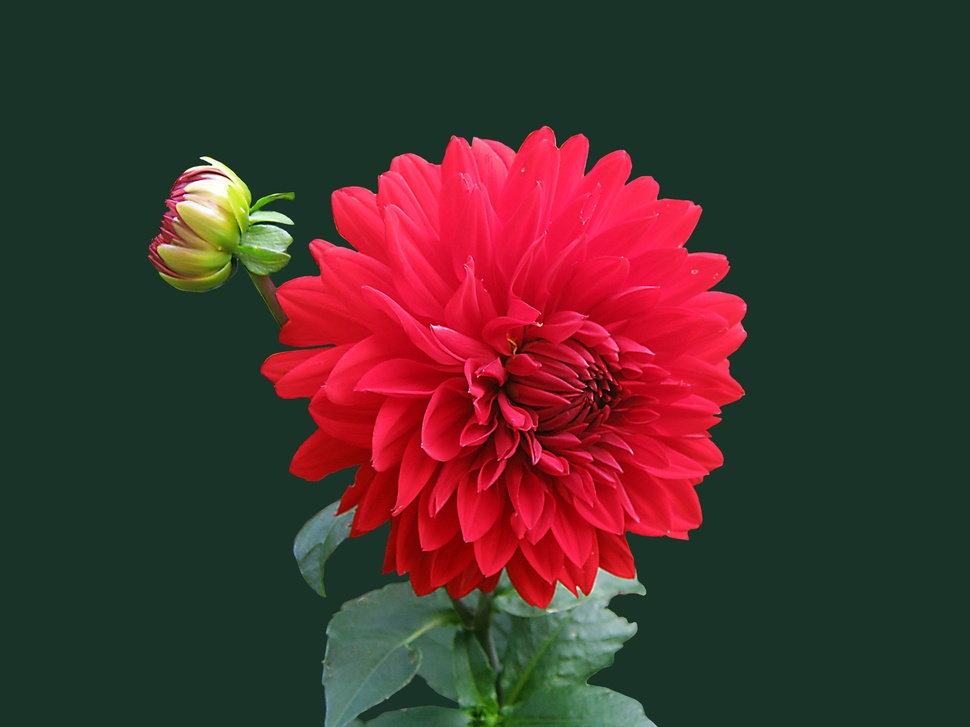
#> input picture Internship_AI,python,ML/AI file/flower1.jpg, 970 x 727 px, shrunk from 3648 x 2736 before the run
$ python Opencvcoderotateangel.py
#> lines starting #> are read from the running program, lines starting #| are printed output that depends on the picture; long printed decimals are rounded
import cv2
import numpy as np

#importing the opencv module
import cv2
# using imread('path') and 1 denotes read as  color image
img = cv2.imread(r'flower1.jpg',1)
#> img is the input picture: shape (727, 970, 3); mean B, G, R 45.6, 50, 72.6
# get image height, width
(h, w) = img.shape[:2]
#> h = 727; w = 970
# calculate the center of the image
center = (w / 2, h / 2)
#> center = (485, 363.5)

scale = 1.0

# Perform the counter clockwise rotation holding at the center
# 45 degrees
M = cv2.getRotationMatrix2D(center, 45, scale)
print(M)
#| [[   0.7071    0.7071 -114.980]
#|  [  -0.7071    0.7071  449.413]]
rotated45 = cv2.warpAffine(img, M, (h, w))
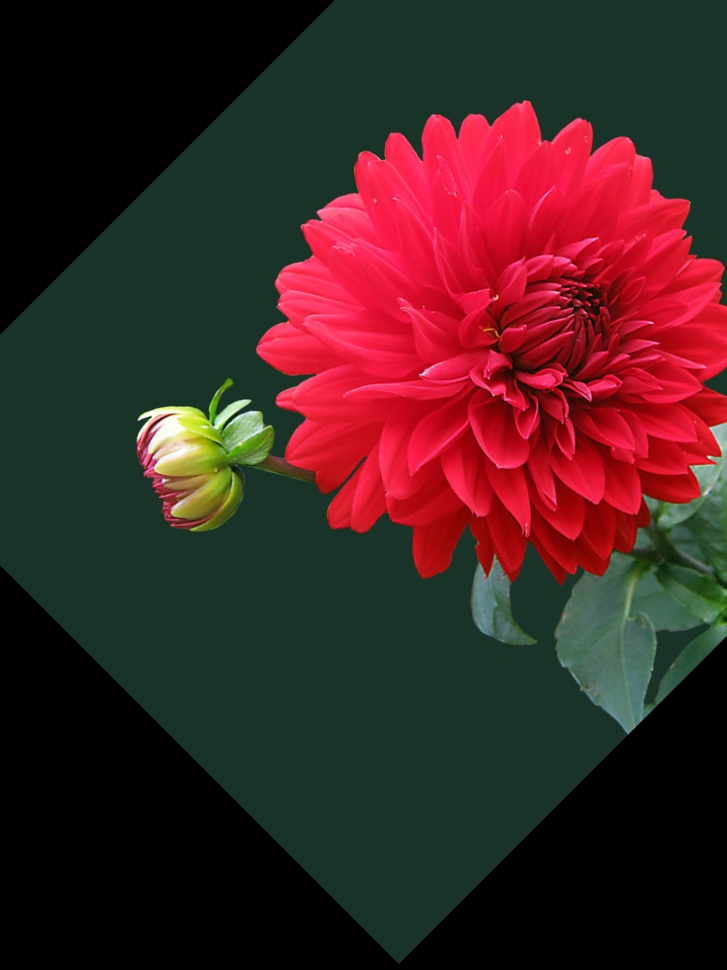
#> rotated45: shape (970, 727, 3); mean B, G, R 33.7, 34.7, 64.3

# 110 degrees
M = cv2.getRotationMatrix2D(center,110, scale)
rotated110 = cv2.warpAffine(img, M, (w, h))
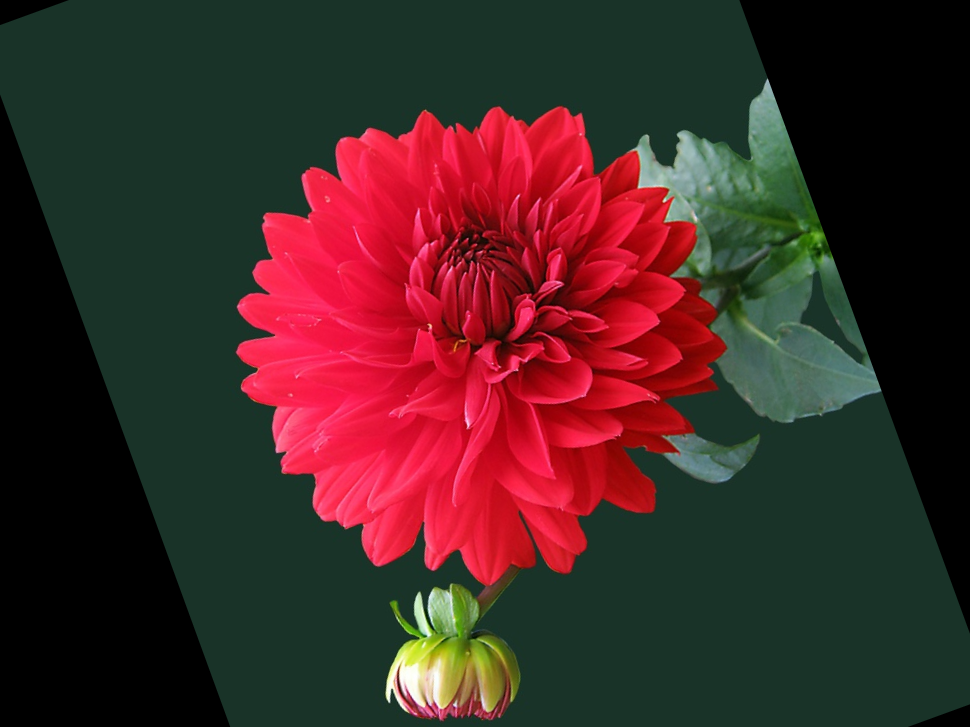
#> rotated110: shape (727, 970, 3); mean B, G, R 37.3, 39.3, 67.4

# 150 degrees
M = cv2.getRotationMatrix2D(center, 150, scale)
rotated150 = cv2.warpAffine(img, M, (h, w))
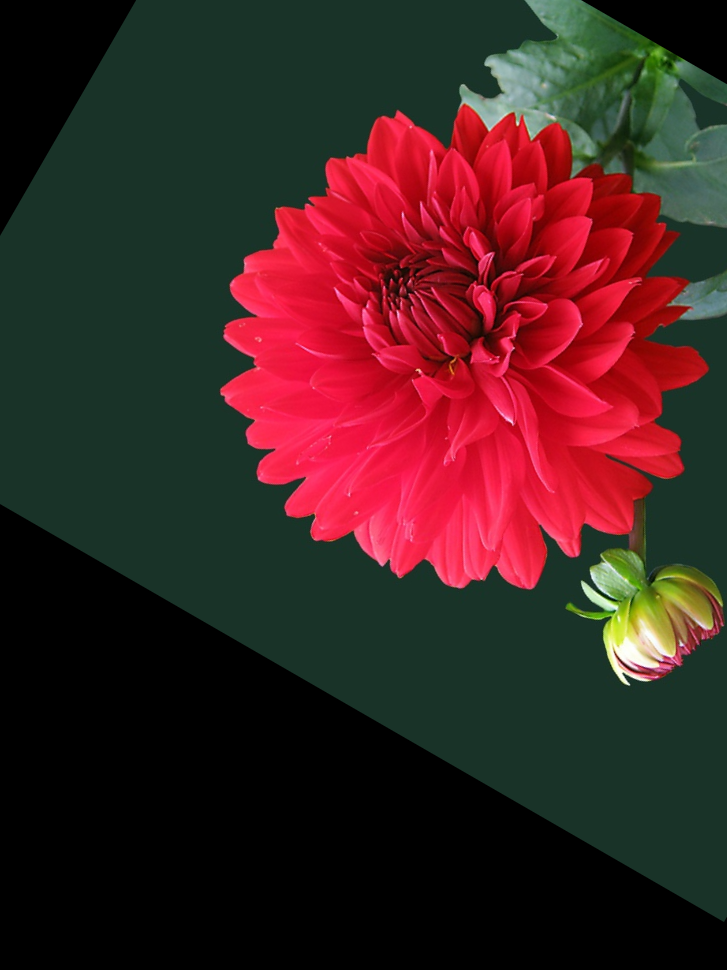
#> rotated150: shape (970, 727, 3); mean B, G, R 33.1, 34.1, 64.6


cv2.imshow('Original Image',img)
cv2.waitKey(0) # waits until a key is pressed
cv2.destroyAllWindows() # destroys the window showing image

cv2.imshow('Image rotated by 45 degrees',rotated45)
cv2.waitKey(0) # waits until a key is pressed
cv2.destroyAllWindows() # destroys the window showing image

cv2.imshow('Image rotated by 110 degrees',rotated110)
cv2.waitKey(0) # waits until a key is pressed
cv2.destroyAllWindows() # destroys the window showing image

cv2.imshow('Image rotated by 150 degrees',rotated150)
cv2.waitKey(0) # waits until a key is pressed
cv2.destroyAllWindows() # destroys the window showing image
